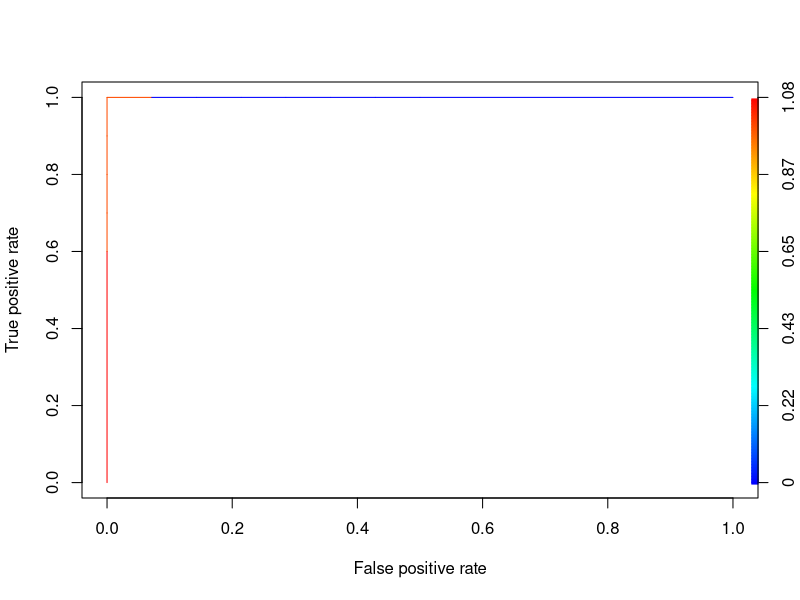
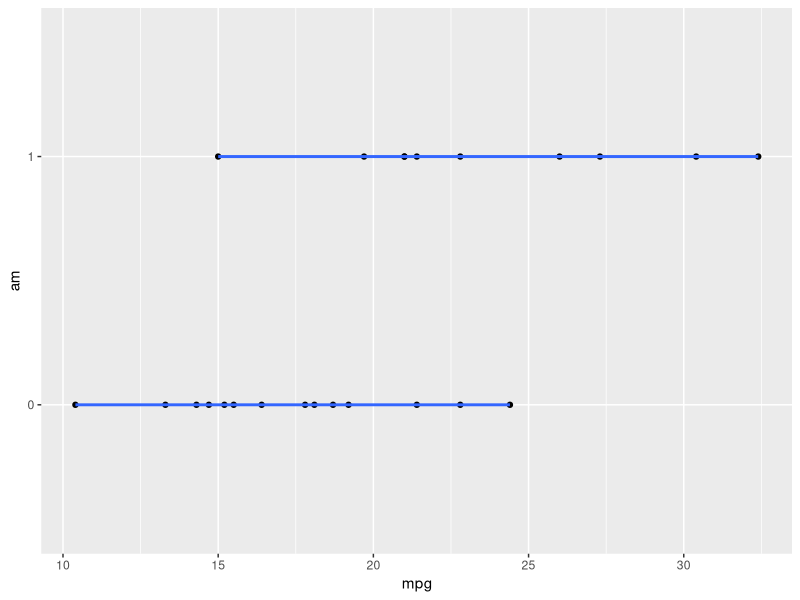

Source code (R) for these figures, in order:
#generic LogRegession


#load data
#data <- read.csv(....)
data = mtcars

#create training and validation data from given data
#install.packages('caTools')
library(caTools)

set.seed(88)
#which category to be predicted: transmission 0/1
data$am = factor(data$am)
table(data$am)

split <- sample.split(data$am, SplitRatio = 0.75)
split
#get training and test data
train <- subset(data, split == TRUE)
test <- subset(data, split == FALSE)
table(train$am); table(test$am)


#logistic regression model (remove ID coln if any)
model <- glm (am ~ ., data = train, family = binomial)
summary(model)
predict <- predict(model, type = 'response')
#confusion matrix
table(train$am, predict > 0.5)

#ROCR Curve
library(ROCR)
ROCRpred <- prediction(predict, train$am)
ROCRperf <- performance(ROCRpred, 'tpr','fpr')
plot(ROCRperf, colorize = TRUE, text.adj = c(-0.2,1.7))

#plot glm with any xvar and class 
library(ggplot2)
ggplot(train, aes(x=mpg, y=am)) + geom_point() +   stat_smooth(method="glm", family="binomial", se=FALSE)
